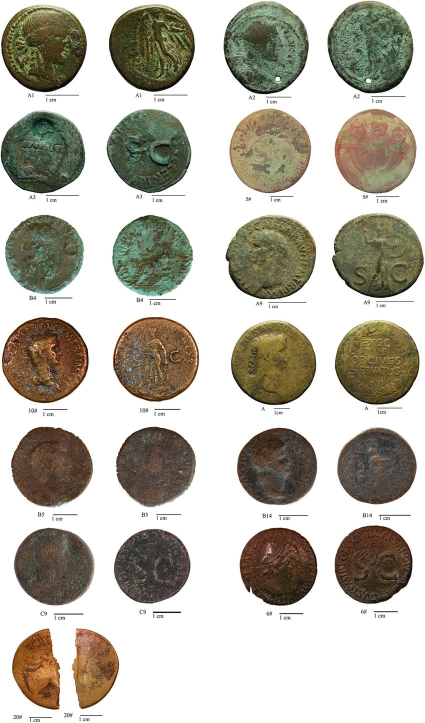
#> input picture EX_3/coins.png, 850 x 1445 px, found by its file name (shown at 1/2 size)
$ python EX_3.py
#> lines starting #> are read from the running program, lines starting #| are printed output that depends on the picture; after the words box and inside, x2 and y2 are one past the last pixel; in counts of white or black regions, pixels touching at a corner belong together
"""
kasutades opencv-d luua programm, mis:

küsib, mida teha soovid, seejärel

avab pildi

kui valitud "treshold", saab seadistada "treshold" väärtust
kui valitud "blur", saab seadistada "blur" väärtust
kui valitud "dialate", saab seadistada "dialate" väärtust
kui valitud "erode", saab seadistada "erode" väärtust
kui valitud "canny", saab seadistada "canny" väärtust

"""
import cv2 as cv
import numpy as np

def on_change(value):
    pass

# Window name
window_name = 'Image Processor'

# Create the window and set its size
cv.namedWindow(window_name, cv.WINDOW_NORMAL)
cv.resizeWindow(window_name, 800, 600)

# Load the image
image_path = '../coins.png'  # Replace with your image path
image = cv.imread(image_path, cv.IMREAD_GRAYSCALE)
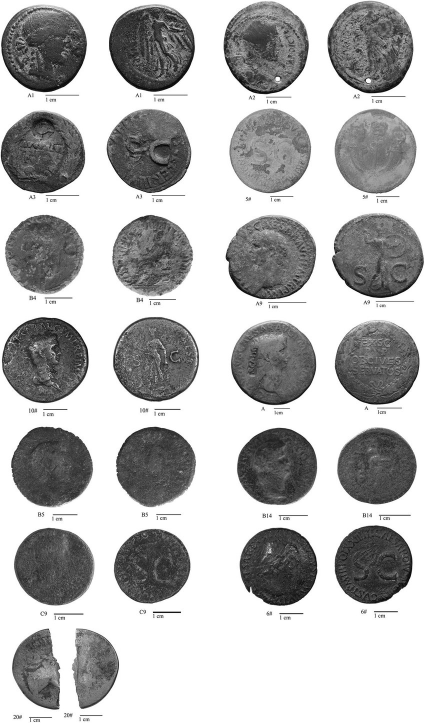
#> image: shape (1445, 850) (shown at 1/2 size); min 0, max 255, mean 181.7

# Check if the image was loaded successfully
if image is None:
    print("Failed to load image. Check the file path.")
    exit()

# Create trackbars for different operations
cv.createTrackbar('Threshold Value', window_name, 127, 255, on_change)
cv.createTrackbar('Blur Kernel', window_name, 1, 50, on_change)
cv.createTrackbar('Dilate Iterations', window_name, 1, 50, on_change)
cv.createTrackbar('Erode Iterations', window_name, 1, 50, on_change)
cv.createTrackbar('Canny Threshold', window_name, 50, 255, on_change)

while True:
    # Start with the original image
    result_image = image.copy()

    # Apply Threshold
    thresh_val = cv.getTrackbarPos('Threshold Value', window_name)
    _, result_image = cv.threshold(result_image, thresh_val, 255, cv.THRESH_BINARY)
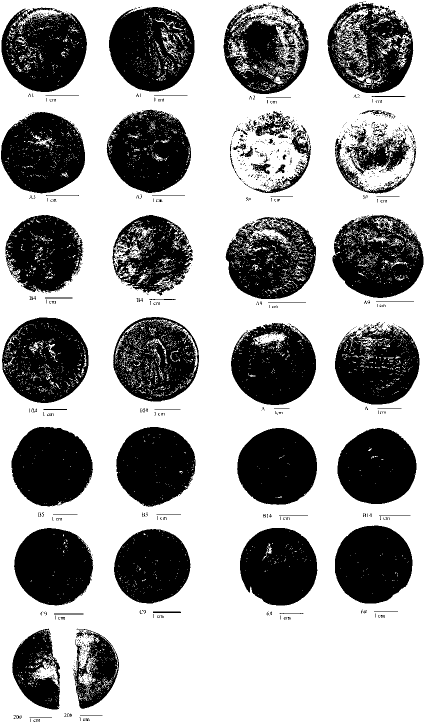
#> result_image: shape (1445, 850) (shown at 1/2 size); 63% white; 1326 black regions (1219 under 20 px), largest, box (x1, y1, x2, y2) and area: (4, 635, 177, 806) 21292, (218, 14, 389, 183) 21083, (665, 430, 847, 596) 20558

    # Apply Blur
    blur_val = cv.getTrackbarPos('Blur Kernel', window_name)
    if blur_val % 2 == 0:
        blur_val += 1  # Kernel size must be odd
    if blur_val > 1:  # Skip if kernel size is too small
        result_image = cv.GaussianBlur(result_image, (blur_val, blur_val), 0)

    # Apply Dilate
    dilate_iter = cv.getTrackbarPos('Dilate Iterations', window_name)
    if dilate_iter > 0:
        kernel = np.ones((3, 3), np.uint8)
        result_image = cv.dilate(result_image, kernel, iterations=dilate_iter)
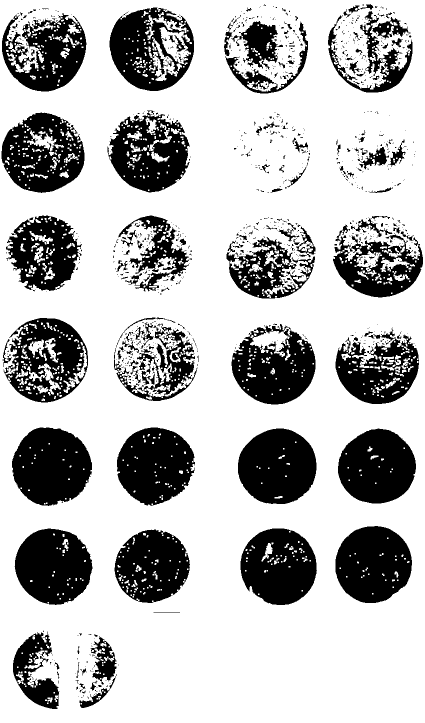
#> result_image: shape (1445, 850) (shown at 1/2 size); 72.3% white; 997 black regions (843 under 20 px), largest, box (x1, y1, x2, y2) and area: (24, 855, 184, 1012) 19071, (476, 857, 633, 1008) 18494, (671, 1052, 824, 1206) 18137

    # Apply Erode
    erode_iter = cv.getTrackbarPos('Erode Iterations', window_name)
    if erode_iter > 0:
        kernel = np.ones((3, 3), np.uint8)
        result_image = cv.erode(result_image, kernel, iterations=erode_iter)
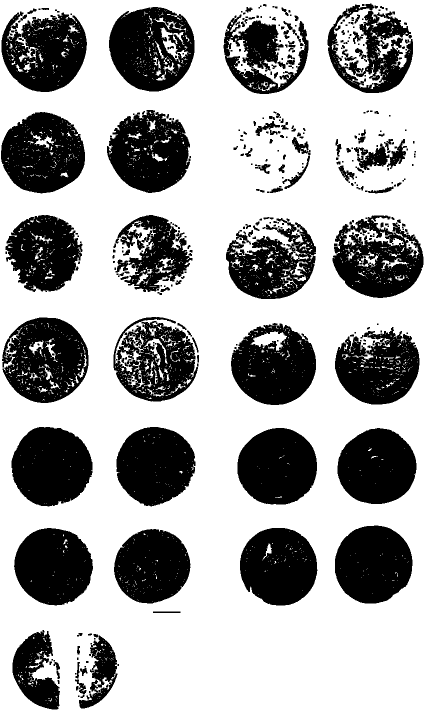
#> result_image: shape (1445, 850) (shown at 1/2 size); 66% white; 404 black regions (197 under 20 px), largest, box (x1, y1, x2, y2) and area: (4, 635, 177, 806) 20375, (218, 14, 389, 183) 19972, (23, 854, 185, 1013) 19935

    # Apply Canny Edge Detection
    canny_thresh = cv.getTrackbarPos('Canny Threshold', window_name)
    if canny_thresh > 0:
        result_image = cv.Canny(result_image, canny_thresh, canny_thresh * 2)
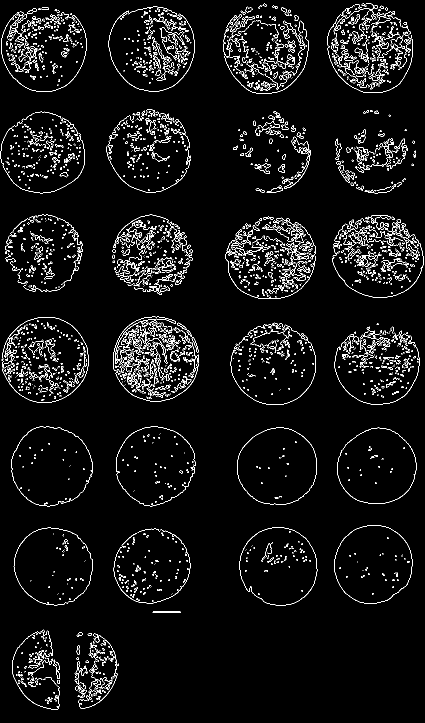
#> result_image: shape (1445, 850) (shown at 1/2 size); 4.5% white in thin lines or dots

    # Resize the processed image for display
    image_height = 500  # Space reserved for image
    image_width = 800   # Same as the window width
    resized_image = cv.resize(result_image, (image_width, image_height))
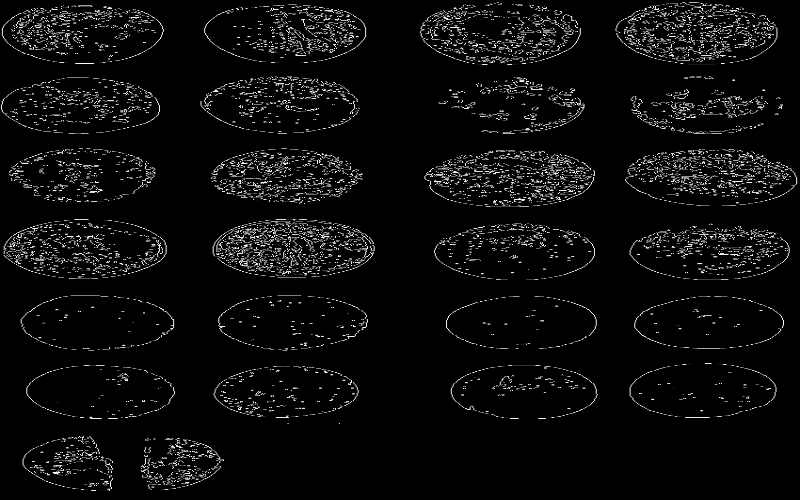
#> resized_image: shape (500, 800); min 0, max 255, mean 11.5

    # Create a blank canvas for combining image and trackbars
    combined_height = 600  # Window height
    canvas = np.zeros((combined_height, image_width), dtype=np.uint8)

    # Place the resized image in the canvas
    canvas[:image_height, :] = resized_image
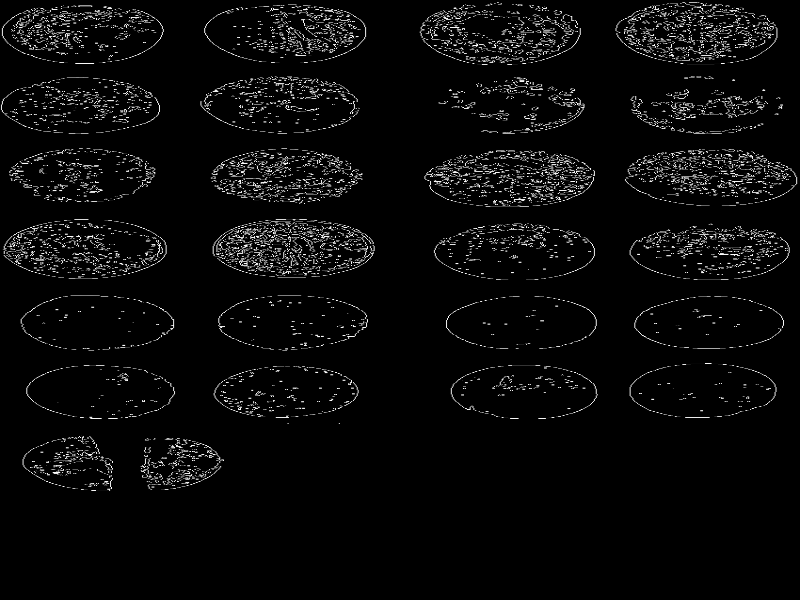
#> canvas: shape (600, 800); min 0, max 255, mean 9.6

    # Display the combined canvas
    cv.imshow(window_name, canvas)

    # Break the loop if 'q' is pressed
    key = cv.waitKey(10) & 0xFF
#> (key q is pressed here)
    if key == ord('q'):
        break

cv.destroyAllWindows()
